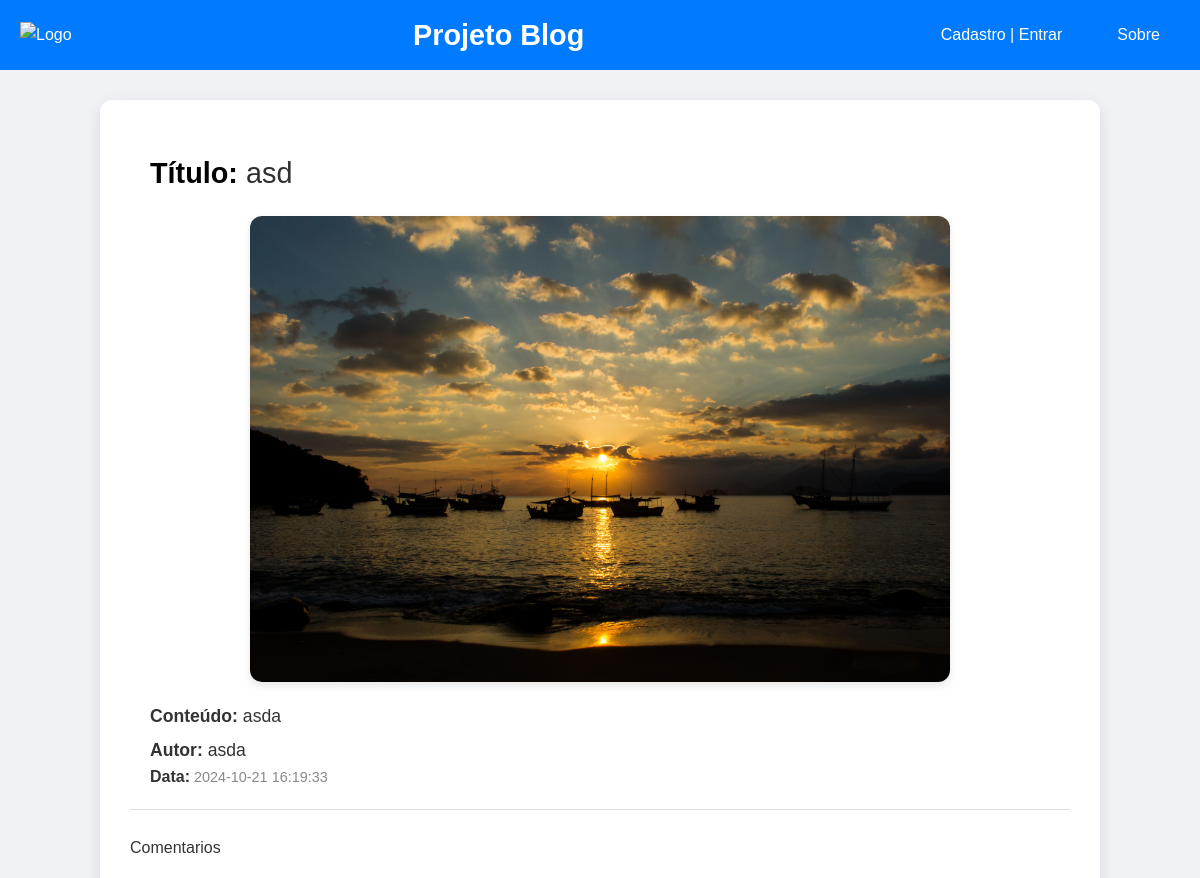
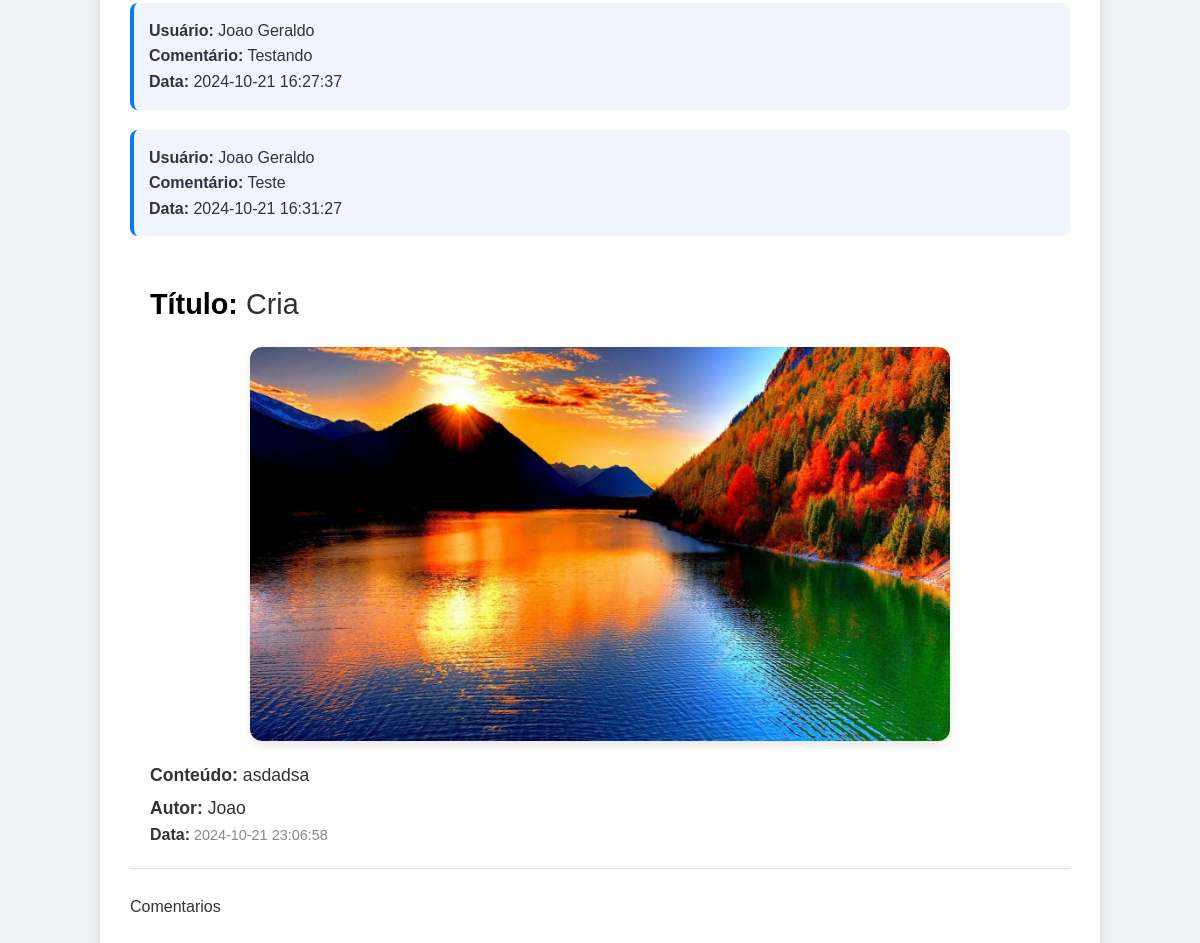
The page / on the database its author committed (2 pictures, top to bottom).
### app/models.py (models this page shows, shortened)
class Post(db.Model):
    __tablename__ = 'posts'
    id = db.Column(db.Integer, primary_key=True, autoincrement=True)
    titulo = db.Column(db.String(100), nullable=False)
    conteudo = db.Column(db.Text, nullable=False)
    imagem_url = db.Column(db.String(255), nullable = False)
    autor = db.Column(db.String(100), nullable = False)
    data_post = db.Column(db.DateTime, default = datetime.now(timezone.utc))
    comentarios = db.relationship('Coment', back_populates = 'post', cascade='all, delete')

class Usuarios(db.Model):
    id = db.Column(db.Integer, primary_key=True, autoincrement=True)
    nome = db.Column(db.String(100), nullable=False)
    username = db.Column(db.String(100), nullable=False)
    senha = db.Column(db.String(100), nullable=False)
    admin = db.Column(db.Boolean, default = False)
    coment_user = db.relationship('Coment', back_populates = 'user')

class Coment(db.Model):
    id = db.Column(db.Integer, primary_key=True, autoincrement=True)
    comentario = db.Column(db.Text, nullable=False)
    data_comment = db.Column(db.DateTime, default = datetime.now(timezone.utc))
    post_id = db.Column(db.Integer, db.ForeignKey('posts.id'), nullable=False)
    user_id = db.Column(db.Integer, db.ForeignKey('usuarios.id'), nullable=False)
    post = db.relationship('Post', back_populates = 'comentarios')
    user = db.relationship('Usuarios', back_populates = 'coment_user')

### app/main.py (the view)
@rota.route('/')
def index():
    postagem = get_posts()
    coments = get_coments()
    return render_template('index.html', postagem = postagem, coments = coments)

### app/utils.py (called while the page is built)
def get_posts():
    postes = Post.query
    result = []
    for post in postes:
        data_post = post.data_post.strftime('%Y-%m-%d %H:%M:%S') if post.data_post else 'Data indisponivel'
        result.append({
            'id': post.id,
            'titulo': post.titulo,
            'imagem_url': post.imagem_url,
            'conteudo': post.conteudo,
            'autor': post.autor,
            'data_postagem': data_post
        })
    return result

def get_coments():
    get_coments = Coment.query.all()
    result = []
    for coment in get_coments:
        usuario = Usuarios.query.filter_by(id = coment.user_id).first()
        if not usuario:
            continue
        data_comment = coment.data_comment.strftime('%Y-%m-%d %H:%M:%S') if coment.data_comment else 'Data indisponivel.'
        result.append({
            'id': coment.id,
            'comentario': coment.comentario,
            'data_comment': data_comment,
            'post_id': coment.post_id,
            'user_id': coment.user_id,
            'nome': usuario.nome,
        })
    return result

### app/templates/index.html (shortened to what this page needs)
<!DOCTYPE html>
<html lang="pt-br">
<head>
    <link rel="stylesheet" href="../static/css/index.css">
</head>
<body>
    <header>
        <div class="logo">
            <img src="logo.png" alt="Logo" />
        </div>
        <h1>Projeto Blog</h1>
        <nav>
            <ul>
                <li><a href="{{ url_for('users.users') }}">Cadastro | Entrar</a></li>
                <li><a href="#">Sobre</a></li>
            </ul>
        </nav>
    </header>
    <main class="container">
        {% if not postagem %}
            <div class="erro">Erro, não existem dados.</div>
        {% else %}
            {% for post in postagem %}
                <div class="post">
                    <h2 class="titulo"><strong class="strong">Título:</strong> {{ post.titulo }}</h2>
                    <img src="{{ post.imagem_url }}" alt="{{ post.titulo }}" class="imagem-post">
                    <p><strong>Conteúdo:</strong> {{ post.conteudo }}</p>
                    <p><strong>Autor:</strong> {{ post.autor }}</p>
                    <strong>Data:</strong><time> {{ post.data_postagem }}</time>
                </div>
                <div>Comentarios</div>
                <div class="comentario">
                    {% for coment in coments %}
                        {% if coment.post_id == post.id %}
                            <div class="separa_coemnt">
                                <p><strong>Usuário:</strong> {{ coment.nome }}</p>
                                <p><strong>Comentário:</strong> {{ coment.comentario }}</p>
                                <time><strong>Data:</strong> {{ coment.data_comment }}</time>
                            </div>
                        {% endif %}
                    {% endfor %}
                </div>
            {% endfor %}
        {% endif %}
    </main>
</body>
</html>

### app/static/css/index.css (style rules this page uses)
* { margin: 0; padding: 0; box-sizing: border-box; }
body { font-family: 'Poppins', sans-serif; background-color: #f0f2f5; color: #333; line-height: 1.6; }
header { background-color: #007bff; color: white; padding: 10px 20px; display: flex; justify-content: space-between; align-items: center; }
.logo { flex: 0 0 auto; margin-right: 20px; }
.logo img { height: 50px; }
header h1 { font-size: 1.8em; flex: 1; text-align: center; }
nav ul { list-style: none; padding: 0; display: flex; }
nav ul li { margin-left: 15px; }
nav ul li a { color: white; text-decoration: none; font-size: 1em; transition: color 0.3s; }
.container { width: 100%; max-width: 1000px; background-color: #ffffff; padding: 30px; border-radius: 12px; box-shadow: 0 5px 15px rgba(0, 0, 0, 0.1); margin: 30px auto; }
.imagem-post { width: 100%; max-width: 700px; height: auto; margin: 20px auto; border-radius: 12px; box-shadow: 0 4px 8px rgba(0, 0, 0, 0.1); display: block; object-fit: cover; }
.post { padding: 20px; border-bottom: 1px solid #ddd; transition: all 0.3s ease-in-out; }
.post h2 { font-size: 1.8em; margin-bottom: 10px; font-weight: 500; color: #303030; }
.strong { font-weight: 600; color: black; }
.post p { margin-top: 5px; font-size: 1.1em; }
.post time { font-size: 0.9em; color: #888; }
.separa_coemnt { margin-top: 20px; padding: 15px; background-color: #f0f5ff; border-left: 4px solid #007bff; margin-bottom: 15px; border-radius: 8px; }
a { display: inline-block; padding: 12px 20px; background-color: #007bff; color: white; text-decoration: none; border-radius: 8px; transition: background-color 0.3s ease-in-out; font-size: 1em; }
.post, .comentario { margin-bottom: 25px; }

### rows shown on the page
Post: titulo "asd", shows a picture, conteudo "asda", autor "asda", data_postagem "2024-10-21 16:19:33", data_comment "2024-10-21 16:27:37" "2024-10-21 16:31:27"
Usuarios: nome "Joao Geraldo" "Joao Geraldo"
Coment: comentario "Testando"
Coment: comentario "Teste"
Post: titulo "Cria", shows a picture, conteudo "asdadsa", autor "Joao", data_postagem "2024-10-21 23:06:58"
